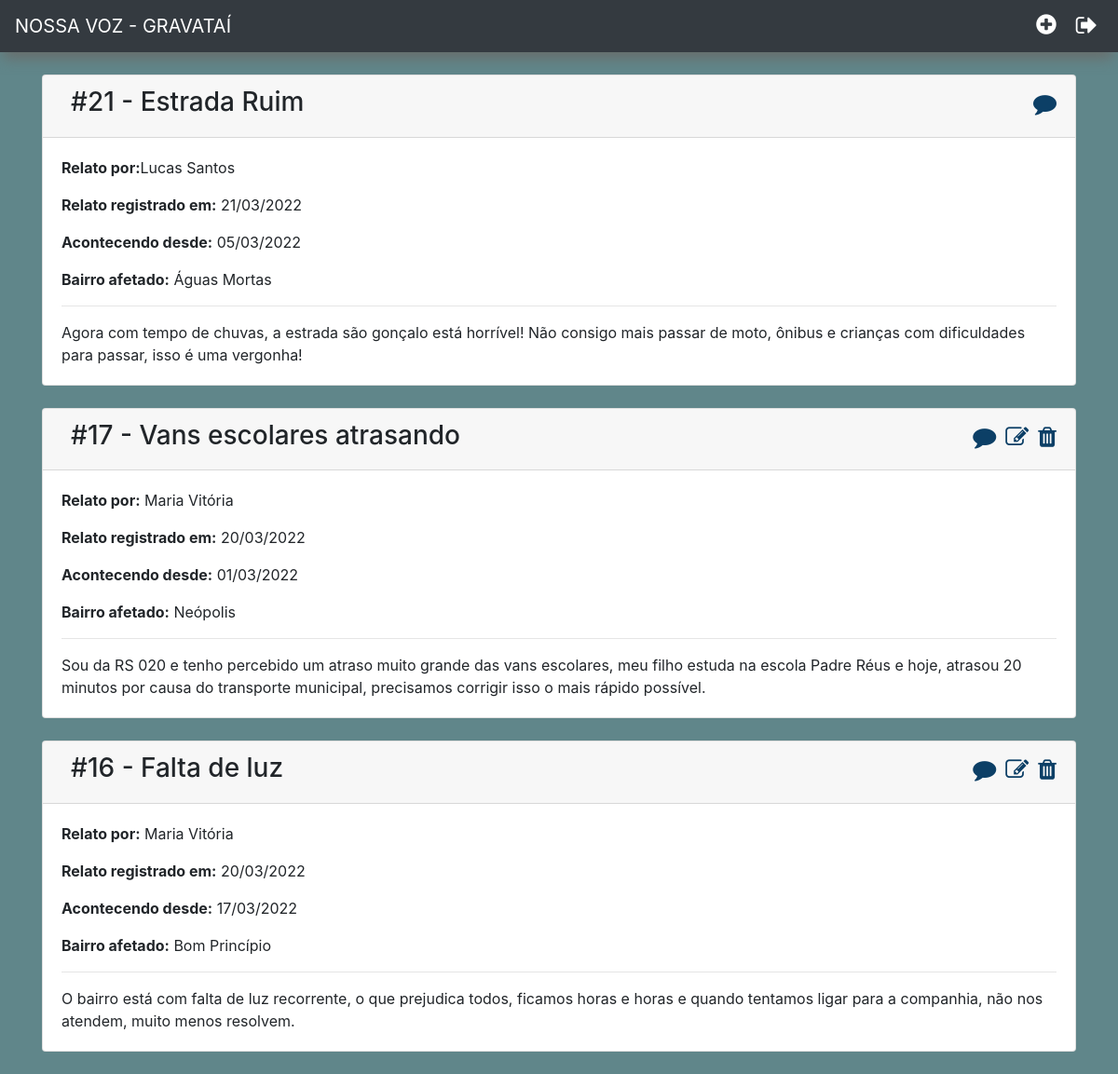
Page /tela/index.php (signed in) on the committed database.
### tables this page shows
CREATE TABLE `chamado` (
  `chamado_cod` int(11) NOT NULL,
  `chamado_titulo` varchar(300) NOT NULL,
  `chamado_descricao` longtext NOT NULL,
  `chamado_bairro` mediumtext NOT NULL,
  `chamado_data_relato` date NOT NULL,
  `chamado_data_acontecimento` date NOT NULL,
  `chamado_usuario` int(11) NOT NULL
);

CREATE TABLE `usuario` (
  `usuario_cod` int(11) NOT NULL,
  `usuario_nome` varchar(60) NOT NULL,
  `usuario_email` varchar(100) NOT NULL,
  `usuario_senha` varchar(200) NOT NULL
);

### php/conexao.php (called while the page is built, shortened)
<?php
  $host="localhost";
  $usuario="root";
  $senha="";
  $db="nossavoz";
  $conexao=mysqli_connect($host,$usuario,$senha,$db);
  $select_chamado = mysqli_query($conexao,"select * from chamado order by chamado_cod desc");
?>

### tela/index.php (the view, shortened to what this page needs)
<?php
	include_once("../php/conexao.php");
	$usuario_cod = $_SESSION['usuario_cod'];
	?>
<!DOCTYPE html>
<html lang="pt-br" dir="ltr">
	<head>
		<link rel="stylesheet" href="https://stackpath.bootstrapcdn.com/bootstrap/4.5.2/css/bootstrap.min.css"/>
		<link rel="stylesheet" href="../css/feed.css">
		<link rel="stylesheet" href="../css/geral.css">
	</head>
	<link rel="stylesheet" href="https://cdnjs.cloudflare.com/ajax/libs/font-awesome/4.7.0/css/font-awesome.min.css">
	<body>
		<nav class="navbar navbar-expand-lg bg-dark">
			<a class="navbar-brand text-white" href="feed.php">NOSSA VOZ - GRAVATAÍ</a>
			<ul class="navbar-nav ml-auto">
				<li class="nav-item">
					<a data-toggle="modal" data-target="#cadastrarChamado" class="menu text-white icon">
					<i class="fa fa-plus-circle"></i>
					</a>
				</li>
				<li class="nav-item">
					<form class="" action="../php/usuario/logout.php" method="post">
						<button type="submit" name="button" class="menu text-white icon">
						<i class="fa fa-sign-out"></i>
						</button>
					</form>
				</li>
			</ul>
		</nav>
		<br>
		<section>
			<div class="container">
				<?php while($c = $select_chamado -> fetch_array()){
					$chamado_cod = $c['chamado_cod'];
					$chamado_titulo = $c['chamado_titulo'];
					$chamado_descricao = $c['chamado_descricao'];
					$chamado_bairro = $c['chamado_bairro'];
					$chamado_data_relato = $c['chamado_data_relato'];
						$chamado_data_acontecimento = $c['chamado_data_acontecimento'];
					$chamado_usuario = $c['chamado_usuario'];
					$select_nome = mysqli_query($conexao,"select usuario_nome from usuario where usuario_cod = '$chamado_usuario'");
					while ($u = $select_nome -> fetch_array()) {
						$usuario_nome = $u['usuario_nome'];
					}
					?>
				<div class="card">
					<div class="card-header">
						<div class="d-inline float-left text-black">
							<h3>#<?php echo $chamado_cod ?> - <?php echo $chamado_titulo ?></h3>
						</div>
						<?php if ($usuario_cod == $chamado_usuario): ?>
						<div class="d-inline float-right text-black">
							<a data-toggle="modal" data-target="#excluirChamado" class="icon" data-codigo="<?php echo $chamado_cod?>">
							<i class="fa fa-trash"></i>
							</a>
						</div>
						<div class="d-inline float-right text-black">
							<a data-toggle="modal" data-target="#editarChamado" class="icon" data-codigo="<?php echo $chamado_cod ?>" data-titulo ="<?php echo $chamado_titulo ?>" data-descricao ="<?php echo $chamado_descricao ?>" data-bairro ="<?php echo $chamado_bairro ?>" data-data ="<?php echo $chamado_data_acontecimento ?>">
							<i class="fa fa-edit"></i>
							</a>
						</div>
						<?php endif; ?>
						<div class="d-inline float-right text-black">
							<a href="chamado_especifico.php?cod=<?php echo $chamado_cod ?>" class="icon">
							<i class="fa fa-comment"></i>
							</a>
						</div>
					</div>
					<div class="card-body">
						<p><b>Relato por:</b><?php echo $usuario_nome	; ?></p>
						<p><b>Relato registrado em:</b> <?php echo date("d/m/Y", strtotime($chamado_data_relato)) ?></p>
						<p><b>Acontecendo desde:</b> <?php echo date("d/m/Y", strtotime($chamado_data_acontecimento)) ?></p>
						<p><b>Bairro afetado:</b> <?php echo $chamado_bairro ?></p>
						<hr>
						<?php echo nl2br($chamado_descricao); ?>
					</div>
				</div>
				<br>
				<?php } ?>
			</div>
		</section>
	</body>
</html>

### css/feed.css (style rules this page uses)
body { background-color: #60868a; }
.icon { font-size: 25px; cursor: pointer; border: none; background-color: transparent; outline: none; }
.d-inline a { color: #0c3f66; }
.d-inline { margin-left: 10px; }

### css/geral.css (style rules this page uses)
.nav-item { padding-left: 15px; }
.navbar { box-shadow: -1px 10px 16px -4px rgba(105,107,105,1); }

### rows in the picture
chamado: chamado_cod "21", chamado_titulo "Estrada Ruim", chamado_usuario.usuario_nome "Lucas Santos", chamado_data_relato "21/03/2022", chamado_data_acontecimento "05/03/2022", chamado_bairro "Águas Mortas", chamado_descricao "Agora com tempo de chuvas, a estrada são gonçalo está horrível! Não consigo mais passar de moto, ônibus e crianças com dificuldades para passar, isso é uma vergonha!"
chamado: chamado_cod "17", chamado_titulo "Vans escolares atrasando", chamado_usuario.usuario_nome "Maria Vitória", chamado_data_relato "20/03/2022", chamado_data_acontecimento "01/03/2022", chamado_bairro "Neópolis", chamado_descricao "Sou da RS 020 e tenho percebido um atraso muito grande das vans escolares, meu filho estuda na escola Padre Réus e hoje, atrasou 20 minutos por causa do transporte municipal, precisamos corrigir isso o mais rápido possível."
chamado: chamado_cod "16", chamado_titulo "Falta de luz", chamado_usuario.usuario_nome "Maria Vitória", chamado_data_relato "20/03/2022", chamado_data_acontecimento "17/03/2022", chamado_bairro "Bom Princípio", chamado_descricao "O bairro está com falta de luz recorrente, o que prejudica todos, ficamos horas e horas e quando tentamos ligar para a companhia, não nos atendem, muito menos resolvem."
